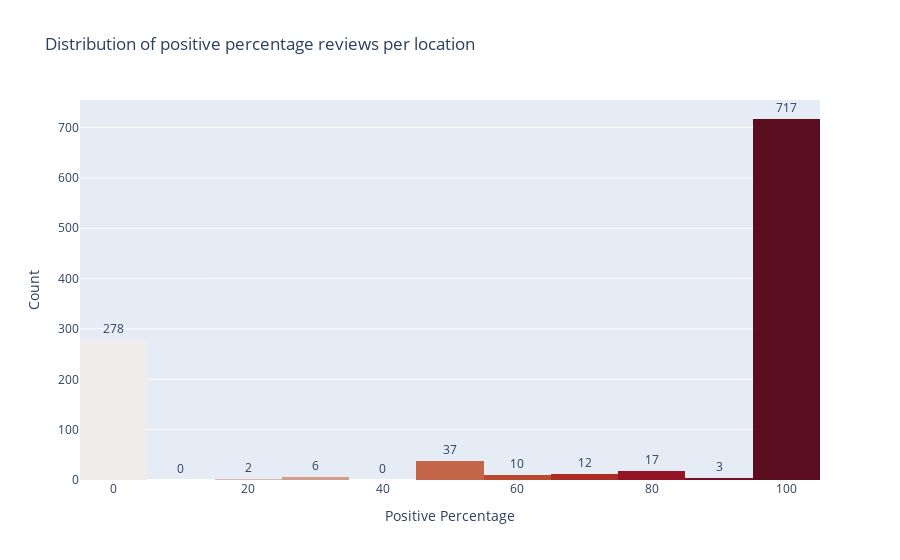

The notebook cell saved with this chart:
### Code cell
location_review_counts.sort_values(by='PositivePercentage', ascending=False)

# distribution of positive persentage reviews per location
fig = px.histogram(location_review_counts, x='PositivePercentage', title='Distribution of positive percentage reviews per location')
fig.update_layout(xaxis_title='Positive Percentage', yaxis_title='Count')
fig.update_traces(texttemplate='%{value}', textposition='outside')
# set color palette for plot as percentage values
fig.update_traces(marker_color=px.colors.sequential.amp)
fig.show()

### Figure 1 — Plotly figure (JSON) as saved in the notebook; plotly's stock layout.template omitted (floating-point values rounded to 4 significant figures; data arrays with more than 128 entries replaced by an {"elided": "..."} marker saying what was removed)
{"data": [{"alignmentgroup": "True", "bingroup": "x", "hovertemplate": "PositivePercentage=%{x}<br>count=%{y}<extra></extra>", "legendgroup": "", "marker": {"color": ["rgb(241, 236, 236)", "rgb(230, 209, 203)", "rgb(221, 182, 170)", "rgb(213, 156, 137)", "rgb(205, 129, 103)", "rgb(196, 102, 73)", "rgb(186, 74, 47)", "rgb(172, 44, 36)", "rgb(149, 19, 39)", "rgb(120, 14, 40)", "rgb(89, 13, 31)", "rgb(60, 9, 17)"], "pattern": {"shape": ""}}, "name": "", "offsetgroup": "", "orientation": "v", "showlegend": false, "textposition": "outside", "texttemplate": "%{value}", "type": "histogram", "x": {"elided": "1082 float values"}, "xaxis": "x", "yaxis": "y"}], "layout": {"barmode": "relative", "legend": {"tracegroupgap": 0}, "title": {"text": "Distribution of positive percentage reviews per location"}, "xaxis": {"anchor": "y", "domain": [0, 1], "title": {"text": "Positive Percentage"}}, "yaxis": {"anchor": "x", "domain": [0, 1], "title": {"text": "Count"}}}}
